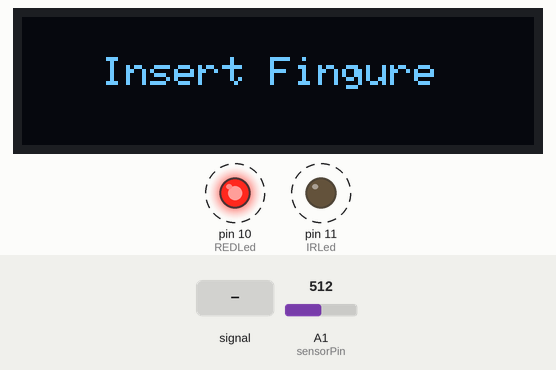
This sketch was run on a simulated Arduino Uno, built with avr-gcc and run on an emulated ATmega328P. Parts: 128×32 one-colour display, output pins drawn as LEDs (lit = HIGH). Dashed ring = blinking. The test bench sets the inputs (shaded band); at power-on: A1 (sensorPin) = 512. What the sketch prints to the serial monitor is not drawn.

Above: at 1.2 s.
1.3 s: A1 (sensorPin) fed a 1000 Hz sine of ±255 counts around its level
4.3 s: A1 (sensorPin) fed a 2 Hz sine of ±306 counts around its level
At 7.2 s:
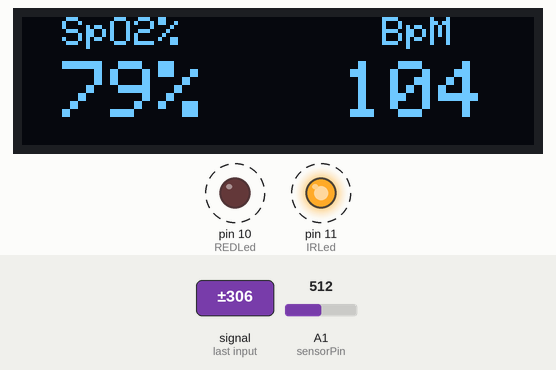
7.3 s: A1 (sensorPin) set to 716
10.3 s: A1 (sensorPin) fed a 200 Hz sine of ±81 counts around its level
At 12.3 s:
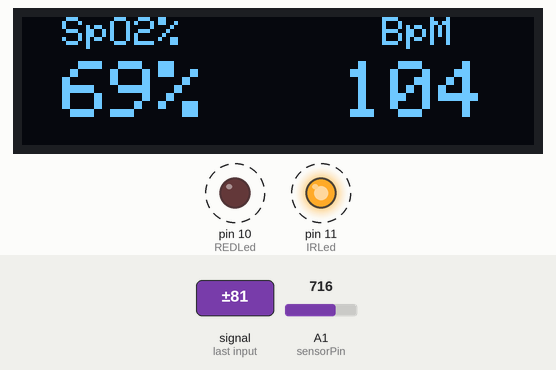
13.3 s: A1 (sensorPin) set to 900
At 14.3 s:
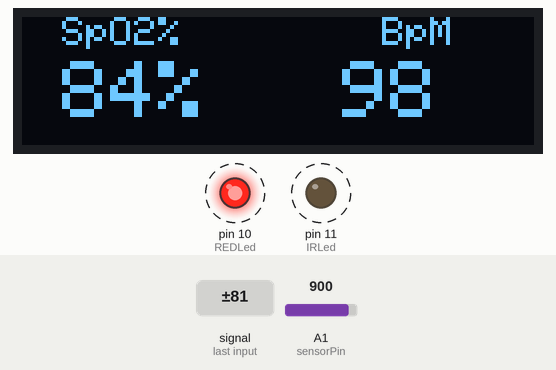
Timing chart, 0 to 68.4 s (numbered marks = the images above; inputs shaded):
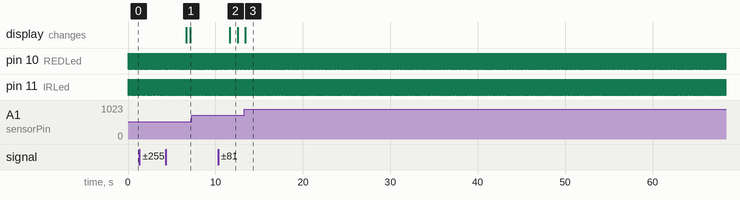

Measured:
- after the input at 4.3 s, the display: first changes after 2.4 s (image 1 shows a later state)
- after the input at 10.3 s, the display: changes after 1.4 s (image 2)
- by itself, pin 10 (REDLed), pin 11 (IRLed): alternates HIGH for 0.02 s and LOW for 0.02 s

The sketch:

oximeter.ino
```cpp
#include <Wire.h>
//#include <LiquidCrystal_I2C.h>
#include <SPI.h>

#include <Adafruit_GFX.h>
#include <Adafruit_SSD1306.h>

#define SCREEN_WIDTH 128 // OLED display width, in pixels
#define SCREEN_HEIGHT 32 // OLED display height, in pixels

// Declaration for an SSD1306 display connected to I2C (SDA, SCL pins)
#define OLED_RESET     4
Adafruit_SSD1306 display(SCREEN_WIDTH, SCREEN_HEIGHT, &Wire, OLED_RESET);


#define maxperiod_siz 80 // max number of samples in a period
#define measures 10      // number of periods stored
#define samp_siz 4       // number of samples for average
#define rise_threshold 3 // number of rising measures to determine a peak

// a liquid crystal displays BPM
//LiquidCrystal_I2C lcd(0x3F, 16, 2);

int T = 20;              // slot milliseconds to read a value from the sensor
int sensorPin = A1;
int REDLed = 10;
int IRLed = 11;

int SpO2;
int avBPM;

byte sym[3][8] = {
 {
  B00000,
  B01010,
  B11111,
  B11111,
  B01110,
  B00100,
  B00000,
  B00000
},{
  B00000,
  B00000,
  B00000,
  B11000,
  B00100,
  B01000,
  B10000,
  B11100
},{
  B00000,
  B00100,
  B01010,
  B00010,
  B00100,
  B00100,
  B00000,
  B00100
}
};

void setup() {
   Serial.begin(9600);
   Serial.flush();
   pinMode(sensorPin,INPUT);
   pinMode(REDLed,OUTPUT);
   pinMode(IRLed,OUTPUT);

   // initialize the LCD
  // lcd.init();
  // lcd.backlight();

   // turn off leds
   digitalWrite(REDLed,LOW);
   digitalWrite(IRLed,LOW);

 //  for(int i=0;i<8;i++) lcd.createChar(i, sym[i]);
 if(!display.begin(SSD1306_SWITCHCAPVCC, 0x3C)) { // Address 0x3C for 128x32
    Serial.println(F("SSD1306 allocation failed"));
    for(;;); // Don't proceed, loop forever


}}

void loop ()
{
  /*display.clearDisplay();
   display.setTextSize(1); // Draw 2X-scale text
  display.setTextColor(SSD1306_WHITE);
  display.setCursor(20, 10);
  display.println("Insert Fingure");

  display.display();  */
  bool finger_status = true;

  float readsIR[samp_siz], sumIR,lastIR, reader, start;
  float readsRED[samp_siz], sumRED,lastRED;


  int period, samples;
  period=0; samples=0;
  int samplesCounter = 0;
  float readsIRMM[maxperiod_siz],readsREDMM[maxperiod_siz];
  int ptrMM =0;
  for (int i = 0; i < maxperiod_siz; i++) { readsIRMM[i] = 0;readsREDMM[i]=0;}
  float IRmax=0;
  float IRmin=0;
  float REDmax=0;
  float REDmin=0;
  double R=0;

  float measuresR[measures];
  int measuresPeriods[measures];
  int m = 0;
  for (int i = 0; i < measures; i++) { measuresPeriods[i]=0; measuresR[i]=0; }

  int ptr;

  float beforeIR;

  bool rising;
  int rise_count;
  int n;
  long int last_beat;
  for (int i = 0; i < samp_siz; i++) { readsIR[i] = 0; readsRED[i]=0; }
  sumIR = 0; sumRED=0;
  ptr = 0;


  while(1)
  {

    //
    // turn on IR LED
    digitalWrite(REDLed,LOW);
    digitalWrite(IRLed,HIGH);

    // calculate an average of the sensor
    // during a 20 ms (T) period (this will eliminate
    // the 50 Hz noise caused by electric light
    n = 0;
    start = millis();
    reader = 0.;
    do
    {
      reader += analogRead (sensorPin);
      n++;
    }
    while (millis() < start + T);
    reader /= n;  // we got an average
    // Add the newest measurement to an array
    // and subtract the oldest measurement from the array
    // to maintain a sum of last measurements
    sumIR -= readsIR[ptr];
    sumIR += reader;
    readsIR[ptr] = reader;
    lastIR = sumIR / samp_siz;


    //
    // TURN ON RED LED and do the same

    digitalWrite(REDLed,HIGH);
    digitalWrite(IRLed,LOW);

    n = 0;
    start = millis();
    reader = 0.;
    do
    {
      reader += analogRead (sensorPin);
      n++;
    }
    while (millis() < start + T);
    reader /= n;  // we got an average
    // Add the newest measurement to an array
    // and subtract the oldest measurement from the array
    // to maintain a sum of last measurements
    sumRED -= readsRED[ptr];
    sumRED += reader;
    readsRED[ptr] = reader;
    lastRED = sumRED / samp_siz;


    //
    // R CALCULATION
    // save all the samples of a period both for IR and for RED
    readsIRMM[ptrMM]=lastIR;
    readsREDMM[ptrMM]=lastRED;
    ptrMM++;
    ptrMM %= maxperiod_siz;
    samplesCounter++;
    //
    // if I've saved all the samples of a period, look to find
    // max and min values and calculate R parameter
    if(samplesCounter>=samples){
      samplesCounter =0;
      IRmax = 0; IRmin=1023; REDmax = 0; REDmin=1023;
      for(int i=0;i<maxperiod_siz;i++) {
        if( readsIRMM[i]> IRmax) IRmax = readsIRMM[i];
        if( readsIRMM[i]>0 && readsIRMM[i]< IRmin ) IRmin = readsIRMM[i];
        readsIRMM[i] =0;
        if( readsREDMM[i]> REDmax) REDmax = readsREDMM[i];
        if( readsREDMM[i]>0 && readsREDMM[i]< REDmin ) REDmin = readsREDMM[i];
        readsREDMM[i] =0;
      }
      R =  ( (REDmax-REDmin) / REDmin) / ( (IRmax-IRmin) / IRmin ) ;
    }


    // check that the finger is placed inside
    // the sensor. If the finger is missing
    // RED curve is under the IR.
    //
    if (lastRED < lastIR) {
      if(finger_status==true) {
        finger_status = false;
       // lcd.clear();
       // lcd.setCursor(0,0);
       // lcd.print("No finger?");
        //Serial.println("No finger?");
      }
    } else {
      if(finger_status==false) {
       // lcd.clear();
        finger_status = true;

            //lcd.setCursor(10,0);
            //lcd.print("c=");
 //Serial.println("c");
            //lcd.setCursor(0,0);
            //lcd.print("bpm");
           // lcd.setCursor(0,1);
           // lcd.print("SpO"); lcd.write(1);  //2
           // lcd.setCursor(10,1);
          //  lcd.print("R=");


      }
    }


    float avR = 0;
    avBPM=0;


    if (finger_status==true){


       // lastIR holds the average of the values in the array
       // check for a rising curve (= a heart beat)
       if (lastIR > beforeIR)
       {

         rise_count++;  // count the number of samples that are rising
         if (!rising && rise_count > rise_threshold)
         {
          // lcd.setCursor(3,0);
          // lcd.write( 0 );       // <3
            // Ok, we have detected a rising curve, which implies a heartbeat.
            // Record the time since last beat, keep track of the 10 previous
            // peaks to get an average value.
            // The rising flag prevents us from detecting the same rise
            // more than once.
            rising = true;

            measuresR[m] = R;
            measuresPeriods[m] = millis() - last_beat;
            last_beat = millis();
            int period = 0;
            for(int i =0; i<measures; i++) period += measuresPeriods[i];

            // calculate average period and number of samples
            // to store to find min and max values
            period = period / measures;
            samples = period / (2*T);

             int avPeriod = 0;

            int c = 0;
            // c stores the number of good measures (not floating more than 10%),
            // in the last 10 peaks
            for(int i =1; i<measures; i++) {
              if ( (measuresPeriods[i] <  measuresPeriods[i-1] * 1.1)  &&
                    (measuresPeriods[i] >  measuresPeriods[i-1] / 1.1)  ) {

                  c++;
                  avPeriod += measuresPeriods[i];
                  avR += measuresR[i];

              }
            }

            m++;
            m %= measures;

           // lcd.setCursor(12,0);
           // lcd.print(String(c)+"  ");
 //Serial.println(String(c)+"  ");
            // bpm and R shown are calculated as the
            // average of at least 5 good peaks
            avBPM = 60000 / ( avPeriod / c) ;
            avR = avR / c ;

            // if there are at last 5 measures
            //lcd.setCursor(12,1);
            if(c==0) /*lcd.print("    ");*/ Serial.println(" ");
            else /*lcd.print(String(avR) + " ");*/ Serial.println(" ");

            // if there are at least 5 good measures...
            if(c > 4) {

              //
              // SATURTION IS A FUNCTION OF R (calibration)
              // Y = k*x + m
              // k and m are calculated with another oximeter
               SpO2 = -19 * R + 99;
               Serial.println(SpO2);

              //lcd.setCursor(4,0);
              if(avBPM > 40 && avBPM <220) Serial.println(String(avBPM)+" ");
              dis();
//            lcd.print(String(avBPM)+" "); //else lcd.print("---");

              //lcd.setCursor(4,1);
//              if(SpO2 > 70 && SpO2 <110) Serial.println( " " + String(SpO2) +"% "); //lcd.print( " " + String(SpO2) +"% "); //else lcd.print("--% ");
                if(SpO2 > 0 && SpO2 <210) Serial.println( " " + String(SpO2) +"% "); //lcd.print( " " + String(SpO2) +"% "); //else lcd.print("--% ");
                   dis();

            } else {
              if(c <3) {
               display.clearDisplay();
                  display.setTextSize(1); // Draw 2X-scale text
                  display.setTextColor(SSD1306_WHITE);
                  display.setCursor(20, 10);
                  display.println("Insert Fingure");
                  //display.setTextSize(1); // Draw 2X-scale text

                  display.display();
                // if less then 2 measures add ?
                //lcd.setCursor(3,0); lcd.write( 2 ); //bpm ?
                //lcd.setCursor(4,1); lcd.write( 2 ); //SpO2 ?
              }
            }


         }
       }
       else
       {
         // Ok, the curve is falling
         rising = false;
         rise_count = 0;
         //lcd.setCursor(3,0);lcd.print(" ");
       }

       // to compare it with the new value and find peaks
       beforeIR = lastIR;


   } // finger is inside


    // PLOT everything
   //Serial.print(lastIR);
    Serial.print(",");
   // Serial.print(lastRED);
    /*
    Serial.print(",");
    Serial.print(R);
    Serial.print(",");
    Serial.print(IRmax);
    Serial.print(",");
    Serial.print(IRmin);
    Serial.print(",");
    Serial.print(REDmax);
    Serial.print(",");
    Serial.print(REDmin);
    Serial.print(",");
    Serial.print(avR);
    Serial.print(",");
    Serial.print(avBPM); */
        //Serial.println();
    //Serial.print(SpO2);
    //Serial.println();


   // handle the arrays
   ptr++;
   ptr %= samp_siz;


  } // loop while 1
}

void dis()
{
  display.clearDisplay();
  display.setTextSize(1); // Draw 2X-scale text
  display.setTextColor(SSD1306_WHITE);
  display.setCursor(10, 0);
  display.println("SpO2%");
  display.setCursor(90, 0);
  display.println("BpM");
   display.setTextSize(2);
   display.setCursor(10, 11);
   display.print(SpO2);
   display.println("%");
  display.setCursor(80, 11);
  display.println(avBPM);
  display.display();      // Show initial text

 // delay(100);
 }
```
